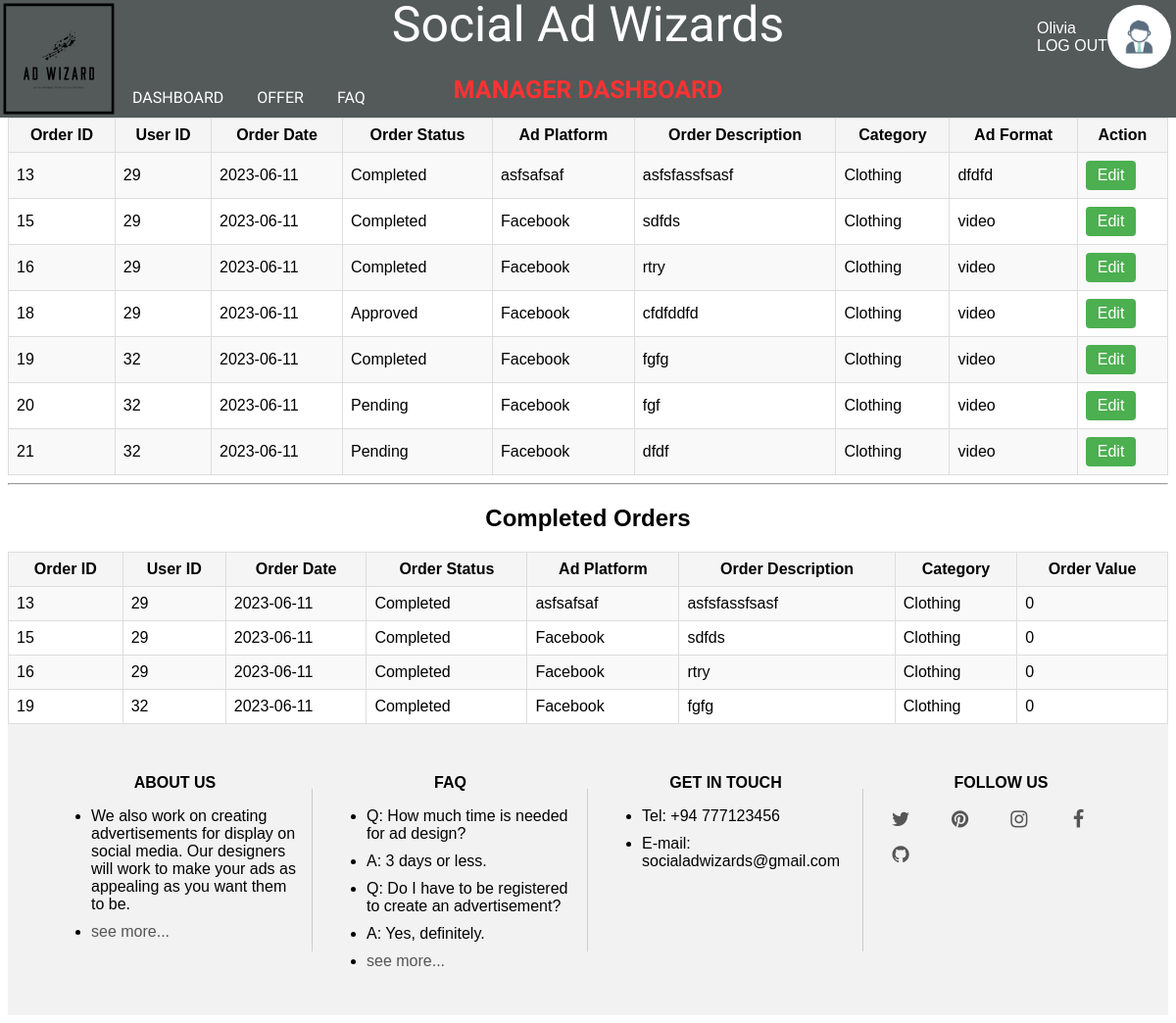
Screenshot of /src/views/manager/dashboard-manager.php (signed in) with the database file from the repository.
### tables this page shows
CREATE TABLE `order_info` (
  `order_id` int(11) NOT NULL,
  `s_user_id` int(11) NOT NULL,
  `order_date` date NOT NULL DEFAULT current_timestamp(),
  `order_status` varchar(10) NOT NULL DEFAULT 'Pending',
  `ad_platform` varchar(10) NOT NULL,
  `order_desc` varchar(2000) NOT NULL,
  `category` varchar(30) DEFAULT NULL,
  `ad_format` varchar(5) NOT NULL,
  `documents` varchar(500) DEFAULT NULL,
  `offer_id` int(11) DEFAULT NULL,
  `order_value` float NOT NULL,
  `released_link` varchar(500) DEFAULT NULL,
  `released_date` date DEFAULT current_timestamp()
);

### src/views/manager/manage-order.php (the view, shortened to what this page needs)
<?php
include '../../config/database/connection.php';
$query = "SELECT * FROM order_info";
$result = mysqli_query($conn, $query);
if (mysqli_num_rows($result) > 0) {
    echo '<table class="order-table">';
    echo '<tr>';
    echo '<th>Order ID</th>';
    echo '<th>User ID</th>';
    echo '<th>Order Date</th>';
    echo '<th>Order Status</th>';
    echo '<th>Ad Platform</th>';
    echo '<th>Order Description</th>';
    echo '<th>Category</th>';
    echo '<th>Ad Format</th>';
    echo '<th>Action</th>';
    echo '</tr>';
    while ($row = mysqli_fetch_assoc($result)) {
        echo '<tr>';
        echo '<td>' . $row['order_id'] . '</td>';
        echo '<td>' . $row['s_user_id'] . '</td>';
        echo '<td>' . $row['order_date'] . '</td>';
        echo '<td>' . $row['order_status'] . '</td>';
        echo '<td>' . $row['ad_platform'] . '</td>';
        echo '<td>' . $row['order_desc'] . '</td>';
        echo '<td>' . $row['category'] . '</td>';
        echo '<td>' . $row['ad_format'] . '</td>';
        echo '<td><a class="edit-button" href="./src/views/manager/edit-order.php?order_id=' . $row['order_id'] . '">Edit</a></td>';
        echo '</tr>';
    }
    echo '</table>';
} else {
    echo 'No orders found.';
}
?>

### src/views/manager/completed-order.php (shortened to what this page needs)
<?php
include '../../config/database/connection.php';
$query = "SELECT * FROM order_info WHERE order_status = 'Completed'";
$result = mysqli_query($conn, $query);
echo '<hr><center><h1>Completed Orders</h1></center>';
if (mysqli_num_rows($result) > 0) {
    echo '<table class="order-table">';
    echo '<tr>';
    echo '<th>Order ID</th>';
    echo '<th>User ID</th>';
    echo '<th>Order Date</th>';
    echo '<th>Order Status</th>';
    echo '<th>Ad Platform</th>';
    echo '<th>Order Description</th>';
    echo '<th>Category</th>';
    echo '<th>Order Value</th>';
    echo '</tr>';
    while ($row = mysqli_fetch_assoc($result)) {
        echo '<tr>';
        echo '<td>' . $row['order_id'] . '</td>';
        echo '<td>' . $row['s_user_id'] . '</td>';
        echo '<td>' . $row['order_date'] . '</td>';
        echo '<td>' . $row['order_status'] . '</td>';
        echo '<td>' . $row['ad_platform'] . '</td>';
        echo '<td>' . $row['order_desc'] . '</td>';
        echo '<td>' . $row['category'] . '</td>';
        echo '<td>' . $row['order_value'] . '</td>';
    }
    echo '</table>';
} else {
    echo 'No orders found.';
}
?>

### src/css/dashboard-manager.css (style rules this page uses)
body { margin-top: 120px; }

### src/css/manage-order.css (style rules this page uses)
.order-table { width: 100%; border-collapse: collapse; margin-top: 20px; }
.order-table th, .order-table td { border: 1px solid #ddd; padding: 8px; }
.order-table th { background-color: #f5f5f5; }
.order-table tr:nth-child(even) { background-color: #f9f9f9; }
.edit-button { display: inline-block; padding: 6px 12px; background-color: #4CAF50; color: #fff; text-decoration: none; border-radius: 4px; transition: background-color 0.3s ease; }

### src/css/sign-in.css (style rules this page uses)
body { font-family: Arial, sans-serif; }

### rows the page displays
order_info: order_id "13", s_user "29", order_date "2023-06-11", order_status "Completed", ad_platform "asfsafsaf", order_desc "asfsfassfsasf", category "Clothing", ad_format "dfdfd", order_value "0"
order_info: order_id "15", s_user "29", order_date "2023-06-11", order_status "Completed", ad_platform "Facebook", order_desc "sdfds", category "Clothing", ad_format "video", order_value "0"
order_info: order_id "16", s_user "29", order_date "2023-06-11", order_status "Completed", ad_platform "Facebook", order_desc "rtry", category "Clothing", ad_format "video", order_value "0"
order_info: order_id "18", s_user "29", order_date "2023-06-11", order_status "Approved", ad_platform "Facebook", order_desc "cfdfddfd", category "Clothing", ad_format "video"
order_info: order_id "19", s_user "32", order_date "2023-06-11", order_status "Completed", ad_platform "Facebook", order_desc "fgfg", category "Clothing", ad_format "video", order_value "0"
order_info: order_id "20", s_user "32", order_date "2023-06-11", order_status "Pending", ad_platform "Facebook", order_desc "fgf", category "Clothing", ad_format "video"
order_info: order_id "21", s_user "32", order_date "2023-06-11", order_status "Pending", ad_platform "Facebook", order_desc "dfdf", category "Clothing", ad_format "video"

### other values shown
$userName "Olivia"
